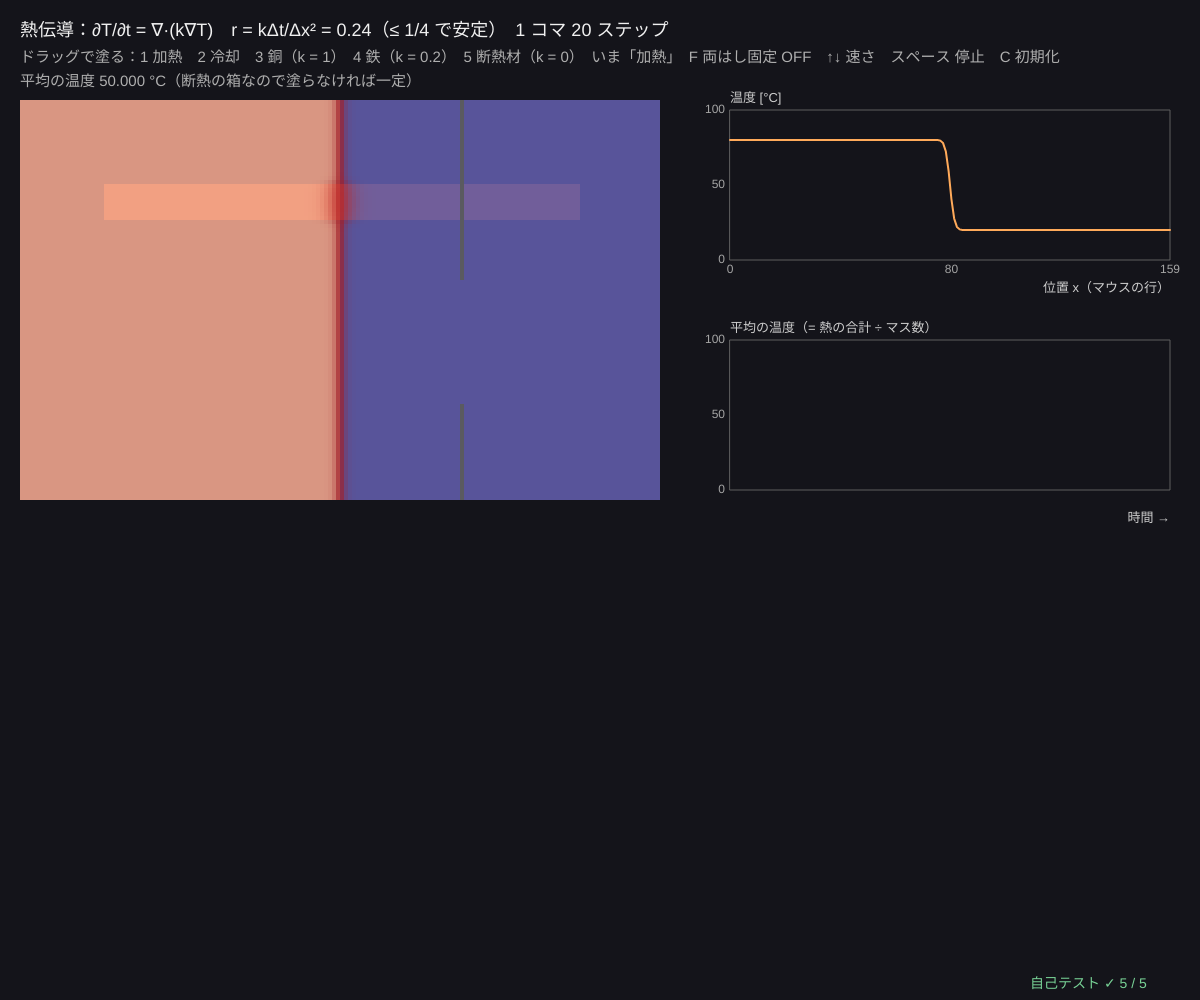
Frame 1 (no input)
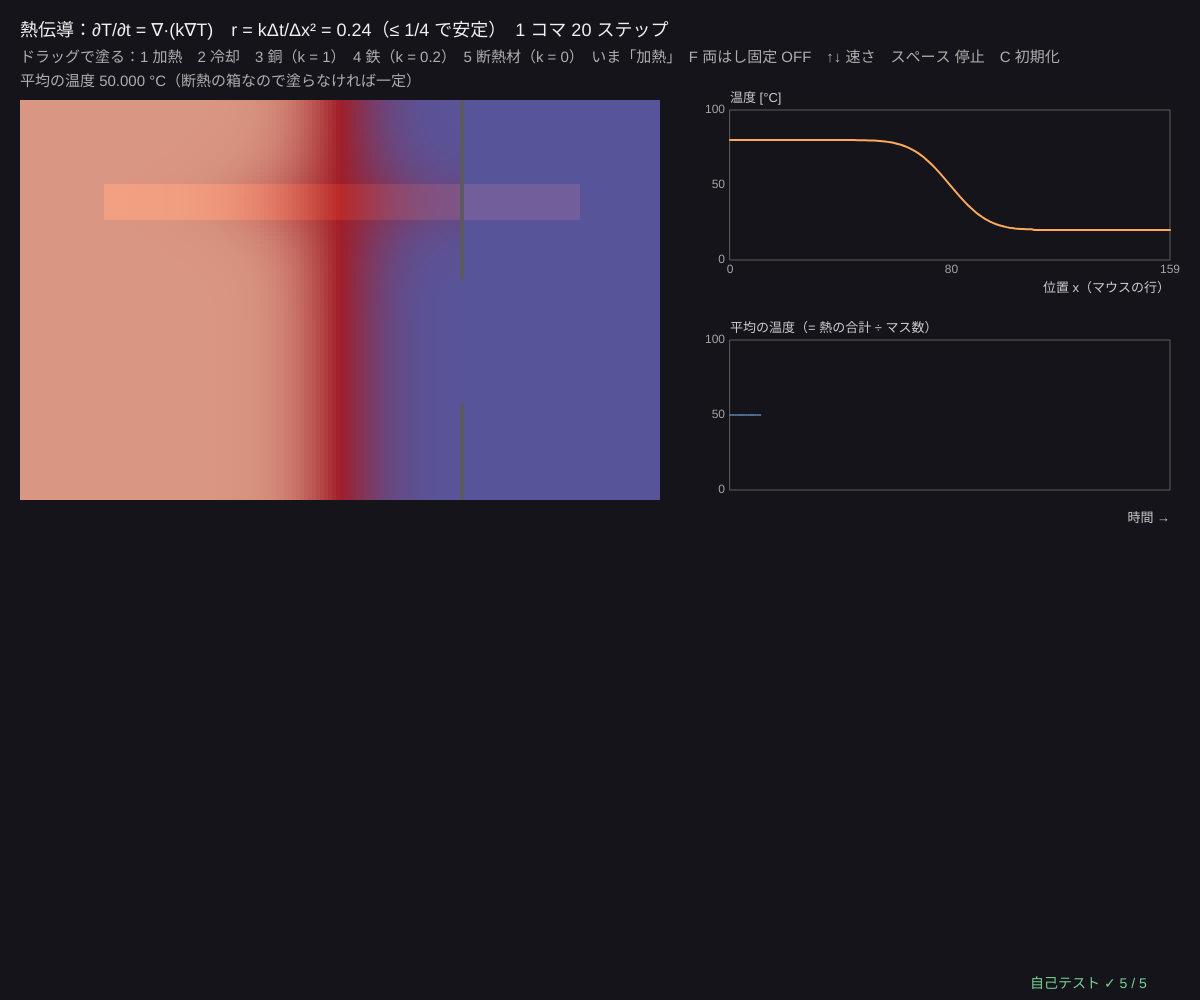
Frame 60 (no input)
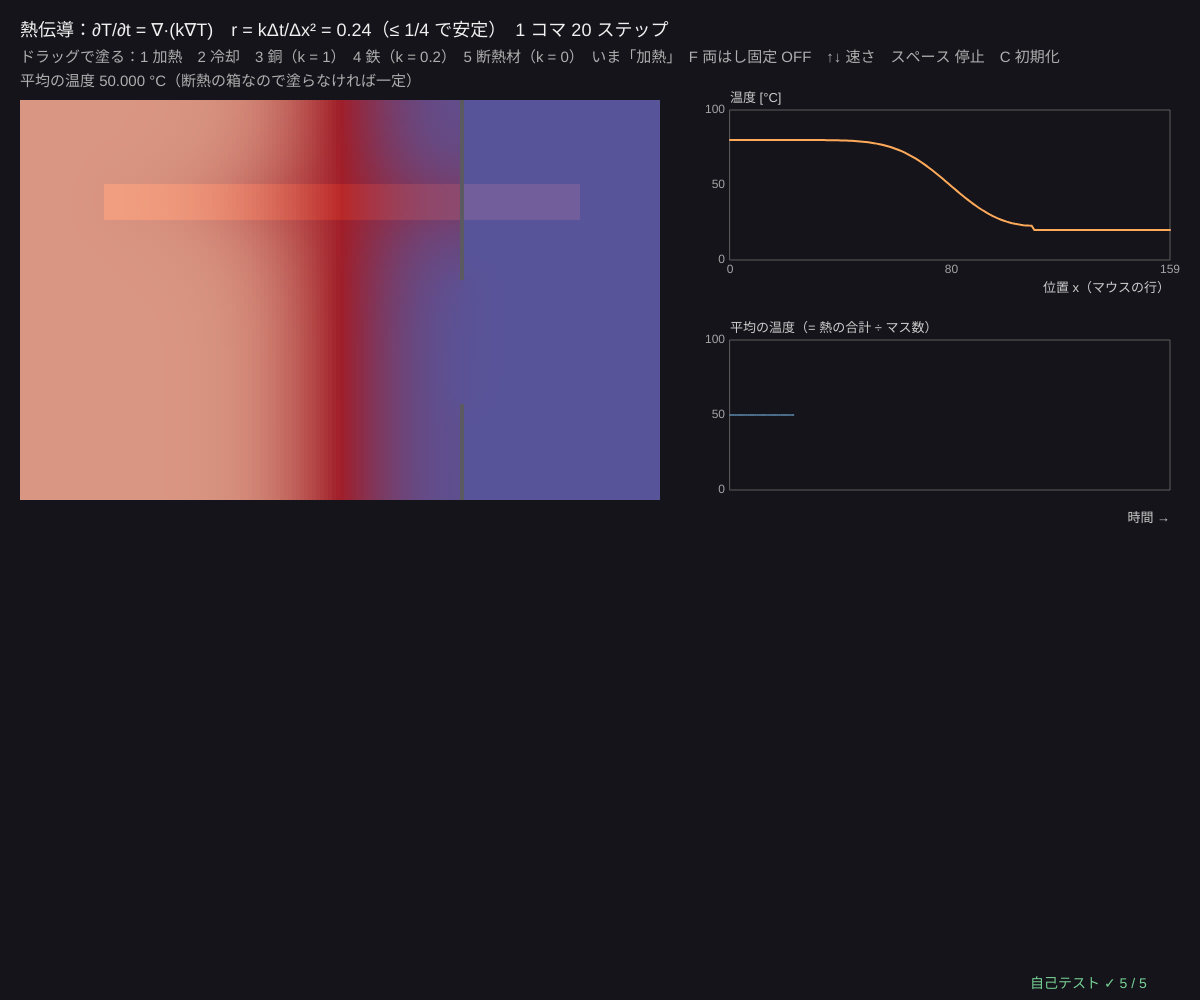
Frame 120 (the mouse pressed at the canvas centre since frame 60)

The p5.js sketch that drew these frames (run headless with seeded random() and noise() and a simulated clock; from frame 60 on, the mouse is pressed at the canvas centre):

// p5.js sketch
// ── sketch.js
// ============================================
// 02 熱伝導 ─ 2 次元の板の温度を、拡散方程式 ∂T/∂t = ∇·(k∇T) で計算する
// マス目ごとの温度を、となりとの温度差 × 熱伝導率 k だけ毎回やり取りする（陽解法の差分）
// 熱の流れ q = −k·(温度の傾き)（フーリエの法則）。周りは断熱なので、熱の合計は変わらずに一様になっていく
// 安定の条件：r = k·Δt/Δx² ≤ 1/4（2 次元）。ここでは r = 0.24 × k
// マウス：ドラッグで塗る（1 加熱　2 冷却　3 銅　4 鉄　5 断熱材）/ F 両はしを 100 °C と 0 °C に固定 / ↑↓ 速さ / スペース 停止 / C 初期化
// ============================================

const NX = 160, NY = 100;              // ★ マス目の数
const R_MAX = 0.24;                    // ★ r = k·Δt/Δx²（1/4 をこえると不安定！ 0.3 にしてみよう）
const MAT = { 3: { name: '銅', k: 1 }, 4: { name: '鉄', k: 0.2 }, 5: { name: '断熱材', k: 0 } };   // ★ 熱伝導率（銅 = 1 とした比。本物は銅 400、鉄 80 W/(m·K)）
let temp, spare, kap, fixedT, img, brush = 1, iters = 20, paused = false, fourier = false, heatLog = [], sx = 20, sy = 100, cell = 5;

function setup() {
  createCanvas(windowWidth, windowHeight);
  pixelDensity(1);
  img = createImage(NX, NY);
  cell = Math.max(2, Math.floor(Math.min((width * 0.62) / NX, (height - 170) / NY)));
  selfTest();
  initPlate();
}
function initPlate() {
  temp = new Float64Array(NX * NY); spare = new Float64Array(NX * NY); kap = new Float64Array(NX * NY).fill(0.2); fixedT = new Float64Array(NX * NY).fill(NaN);
  for (let y = 0; y < NY; y++) for (let x = 0; x < NX; x++) {
    let i = x + NX * y;
    temp[i] = x < NX / 2 ? 80 : 20;                                       // 左が熱い、右が冷たい
    if (y > 20 && y < 30 && x > 20 && x < 140) kap[i] = 1;               // 銅の棒
    if (x === 110 && (y < 45 || y > 75)) kap[i] = 0;                     // すき間のある断熱の壁
  }
  heatLog = [];
}
// 熱の 1 ステップ：面ごとの熱伝導率は両側の調和平均（どちらかが 0 なら流れない）
function faceK(a, b) { return a + b > 0 ? (2 * a * b) / (a + b) : 0; }
function heatStep(T, K, nx, ny, r, fix, out) {
  out = out || new Float64Array(T.length);
  for (let y = 0; y < ny; y++) for (let x = 0; x < nx; x++) {
    let i = x + nx * y, d = 0;
    if (x > 0) d += faceK(K[i], K[i - 1]) * (T[i - 1] - T[i]);
    if (x < nx - 1) d += faceK(K[i], K[i + 1]) * (T[i + 1] - T[i]);
    if (y > 0) d += faceK(K[i], K[i - nx]) * (T[i - nx] - T[i]);
    if (y < ny - 1) d += faceK(K[i], K[i + nx]) * (T[i + nx] - T[i]);
    out[i] = fix && !isNaN(fix[i]) ? fix[i] : T[i] + r * d;
  }
  return out;
}
function totalHeat(T) { let s = 0; for (let v of T) s += v; return s; }

function draw() {
  background(20, 20, 26);
  // ---- マウスで塗る
  let mx = Math.floor((mouseX - sx) / cell), my = Math.floor((mouseY - sy) / cell);
  if (mouseIsPressed && mx >= 0 && my >= 0 && mx < NX && my < NY) {
    for (let y = my - 3; y <= my + 3; y++) for (let x = mx - 3; x <= mx + 3; x++) {
      if (x < 0 || y < 0 || x >= NX || y >= NY || (x - mx) ** 2 + (y - my) ** 2 > 9) continue;
      let i = x + NX * y;
      if (brush === 1) temp[i] = 100; else if (brush === 2) temp[i] = 0; else kap[i] = MAT[brush].k;
    }
  }
  fixedT.fill(NaN);
  if (fourier) for (let y = 0; y < NY; y++) { fixedT[NX * y] = 100; fixedT[NX * y + NX - 1] = 0; }
  if (!paused) for (let k = 0; k < iters; k++) { let o = heatStep(temp, kap, NX, NY, R_MAX, fixedT, spare); spare = temp; temp = o; }
  if (frameCount % 4 === 0) { heatLog.push(totalHeat(temp) / (NX * NY)); if (heatLog.length > 200) heatLog.shift(); }

  // ---- 温度を色に
  img.loadPixels();
  for (let i = 0; i < NX * NY; i++) {
    let c = heatColor(temp[i]), o = 4 * i;
    if (kap[i] === 0) c = [90, 90, 96]; else if (kap[i] >= 1) c = [Math.min(255, c[0] + 25), c[1] + 10, c[2]];
    img.pixels[o] = c[0]; img.pixels[o + 1] = c[1]; img.pixels[o + 2] = c[2]; img.pixels[o + 3] = 255;
  }
  img.updatePixels(); noSmooth(); image(img, sx, sy, NX * cell, NY * cell); smooth();
  // マウスの行に白い線
  strokeWeight(1);
  if (mx >= 0 && my >= 0 && mx < NX && my < NY) { stroke(255); line(sx, sy + (my + 0.5) * cell, sx + NX * cell, sy + (my + 0.5) * cell); }

  // ---- グラフ：マウスの行の温度の分布、熱の合計
  let gx = sx + NX * cell + 70, gw = width - gx - 30;
  let g1 = { x: gx, y: sy + 10, w: gw, h: (NY * cell) / 2 - 50, x0: 0, x1: NX - 1, y0: 0, y1: 100 };
  plotAxes(g1, '位置 x（マウスの行）', '温度 [°C]', [0, 80, 159], [0, 50, 100]);
  let row = clampv(my, 0, NY - 1);
  stroke(255, 170, 90); strokeWeight(2); polyline(Array.from({ length: NX }, (_, x) => [gX(g1, x), gY(g1, temp[x + NX * row])]));
  let g2 = { x: gx, y: g1.y + g1.h + 80, w: gw, h: g1.h, x0: 0, x1: 200, y0: 0, y1: 100 };
  plotAxes(g2, '時間 →', '平均の温度（= 熱の合計 ÷ マス数）', [], [0, 50, 100]);
  stroke(130, 200, 255); polyline(heatLog.map((v, k) => [gX(g2, k), gY(g2, v)]));

  noStroke(); fill(240); textSize(18); textAlign(LEFT, BASELINE);
  text('熱伝導：∂T/∂t = ∇·(k∇T)　r = kΔt/Δx² = ' + R_MAX + '（≤ 1/4 で安定）　1 コマ ' + iters + ' ステップ', 20, 36);
  fill(175); textSize(15);
  text('ドラッグで塗る：1 加熱　2 冷却　3 銅（k = 1）　4 鉄（k = 0.2）　5 断熱材（k = 0）　いま「' + ['', '加熱', '冷却', '銅', '鉄', '断熱材'][brush] + '」　F 両はし固定 ' + (fourier ? 'ON' : 'OFF') + '　↑↓ 速さ　スペース 停止　C 初期化', 20, 62);
  let msg = '平均の温度 ' + (totalHeat(temp) / (NX * NY)).toFixed(3) + ' °C（断熱の箱なので塗らなければ一定）';
  if (fourier) { let q = 0; for (let y = 0; y < NY; y++) { let i = NX / 2 + NX * y; q += -faceK(kap[i], kap[i - 1]) * (temp[i] - temp[i - 1]); } msg = 'F：まん中を流れる熱 q = −k ΔT/Δx の合計 = ' + q.toFixed(2) + '（定常になると、どの断面でも同じ）'; }
  text(msg, 20, 86);
  drawSelfTest(width - 170, height - 12);
}
// 温度 → 色（0 °C 氷の青 → 50 °C 暗い赤 → 100 °C 白っぽい橙）
function heatColor(t) {
  let u = clampv(t / 100, 0, 1);
  if (u < 0.5) { let s = u / 0.5; return [40 + 120 * s, 120 - 90 * s, 230 - 190 * s]; }
  let s = (u - 0.5) / 0.5; return [160 + 95 * s, 30 + 200 * s, 40 + 150 * s];
}

function keyPressed() {
  if (key >= '1' && key <= '5') brush = +key;
  if (key === 'f' || key === 'F') fourier = !fourier;
  if (key === UP_ARROW) iters = Math.min(80, iters * 2);
  if (key === DOWN_ARROW) iters = Math.max(1, Math.floor(iters / 2));
  if (key === ' ') paused = !paused;
  if (key === 'c' || key === 'C') initPlate();
  return false;
}

// ---- 自己テスト
function selfTest() {
  selfTestResults = [];
  check('安定の条件 r = ' + R_MAX + ' ≤ 1/4（2 次元の陽解法）', R_MAX <= 0.25);
  seedRng(2);
  let n = 30, T = new Float64Array(n * n), K = new Float64Array(n * n);
  for (let i = 0; i < n * n; i++) { T[i] = 100 * rnd(); K[i] = rnd() < 0.2 ? 0 : 0.2 + 0.8 * rnd(); }
  let h0 = totalHeat(T); for (let k = 0; k < 300; k++) T = heatStep(T, K, n, n, R_MAX, null);
  check('周りが断熱なら熱の合計は変わらない（材質ばらばら、300 ステップで相対 1e-12）', Math.abs(totalHeat(T) / h0 - 1) < 1e-12);
  let C = new Float64Array(n * n).map((_, i) => ((i % n) + Math.floor(i / n)) % 2 ? 1 : -1), ones = new Float64Array(n * n).fill(1);
  let a = C, b = C; for (let k = 0; k < 20; k++) { a = heatStep(a, ones, n, n, 0.24, null); b = heatStep(b, ones, n, n, 0.3, null); }
  check('市松模様：r = 0.24 なら減衰（最大 ' + Math.max(...a).toFixed(3) + '）、r = 0.3 なら爆発（' + Math.max(...b).toFixed(0) + '）', Math.max(...a) < 1 && Math.max(...b) > 100);
  let L = 20, bar = new Float64Array(L), kb = new Float64Array(L).fill(1), fx = new Float64Array(L).fill(NaN); fx[0] = 100; fx[L - 1] = 0;
  for (let k = 0; k < 6000; k++) bar = heatStep(bar, kb, L, 1, 0.24, fx);
  check('両はし 100 °C と 0 °C の棒：定常状態は直線（フーリエの法則、誤差 1e-3）', bar.every((v, x) => near(v, 100 - (100 * x) / (L - 1), 1e-3)));
  let ks = new Float64Array(L).map((_, x) => (x < L / 2 ? 1 : 0.25)), bs = new Float64Array(L);
  for (let k = 0; k < 20000; k++) bs = heatStep(bs, ks, L, 1, 0.24, fx);
  let flux = [], Rsum = 0; for (let x = 1; x < L; x++) { let kf = faceK(ks[x], ks[x - 1]); flux.push(-kf * (bs[x] - bs[x - 1])); Rsum += 1 / kf; }
  check('銅 + 鉄をつないだ棒：どの面でも熱の流れが同じで、q = ΔT ÷ Σ(1/k) = ' + (100 / Rsum).toFixed(3), flux.every((q) => near(q, 100 / Rsum, 1e-4)));
  reportSelfTest();
}

// ---------- やってみよう ----------
// 1. 銅の棒と鉄の板で、熱が伝わる速さを比べよう。断熱の壁のすき間から熱がもれていく様子も
// 2. 3（銅）で板の上に線を描き、1 で片方のはしを温める。熱の「道」ができる？
// 3. F で両はしを固定すると、やがて温度は直線（一様な板）になる。q はどの断面でも同じ？
// 4. R_MAX を 0.3 にしてみよう（1/4 をこえる）。何が起きる？ なぜ？
// 5. MAT の k を変えて、自分の材質（ガラス・木など）を作ろう


// ==================================================
// ここから下は「熱力学の道具」（中身は読まなくても OK。消さないでね）
// ==================================================
// ---- 種つきの乱数（同じ種なら毎回同じ列）。シミュレーションと自己テストで使う
let rngState = 1;
function seedRng(s) { rngState = (s >>> 0) || 1; }
function rnd() {                       // 0〜1 の一様乱数（mulberry32）
  rngState = (rngState + 0x6d2b79f5) >>> 0;
  let t = rngState;
  t = Math.imul(t ^ (t >>> 15), t | 1);
  t ^= t + Math.imul(t ^ (t >>> 7), t | 61);
  return ((t ^ (t >>> 14)) >>> 0) / 4294967296;
}
function rndNormal() { let u = 1 - rnd(), v = rnd(); return Math.sqrt(-2 * Math.log(u)) * Math.cos(2 * Math.PI * v); }   // 標準正規分布
function clampv(v, a, b) { return v < a ? a : v > b ? b : v; }
// ---- グラフの道具：g = { x, y, w, h, x0, x1, y0, y1, logx, logy }
function gX(g, v) { let t = g.logx ? (Math.log(v) - Math.log(g.x0)) / (Math.log(g.x1) - Math.log(g.x0)) : (v - g.x0) / (g.x1 - g.x0); return g.x + clampv(t, -0.02, 1.02) * g.w; }
function gY(g, v) { let t = g.logy ? (Math.log(v) - Math.log(g.y0)) / (Math.log(g.y1) - Math.log(g.y0)) : (v - g.y0) / (g.y1 - g.y0); return g.y + g.h - clampv(t, -0.02, 1.02) * g.h; }
function plotAxes(g, xl, yl, xt, yt) {
  stroke(95); strokeWeight(1); noFill(); rect(g.x, g.y, g.w, g.h);
  noStroke(); fill(165); textSize(12); textAlign(CENTER, TOP);
  for (let v of xt) text(+v.toPrecision(3), gX(g, v), g.y + g.h + 4);
  textAlign(RIGHT, CENTER);
  for (let v of yt) text(+v.toPrecision(3), g.x - 5, gY(g, v));
  textAlign(LEFT, BASELINE); fill(205); textSize(13);
  text(xl, g.x + g.w - textWidth(xl), g.y + g.h + 32); text(yl, g.x, g.y - 8);
}
function polyline(pts) {               // 点が 2 つ以上あるときだけ折れ線を描く
  if (pts.length < 2) return;
  noFill(); beginShape(); for (let p of pts) vertex(p[0], p[1]); endShape();
}
// ---- 自己テストの道具
let selfTestResults = [];
function check(name, cond) { selfTestResults.push({ name, ok: !!cond }); }
function near(a, b, tol) { return a !== null && a !== undefined && isFinite(a) && Math.abs(a - b) <= (tol === undefined ? 1e-9 : tol); }
function reportSelfTest() { for (let r of selfTestResults) (r.ok ? console.log : console.error)((r.ok ? '✓ ' : '✗ ') + r.name); }
function selfTestLine() { let n = selfTestResults.filter((r) => r.ok).length; return '自己テスト ' + (n === selfTestResults.length ? '✓ ' : '✗ ') + n + ' / ' + selfTestResults.length; }
function drawSelfTest(x, y) { noStroke(); fill(selfTestResults.every((r) => r.ok) ? color(120, 210, 150) : color(255, 90, 90)); textSize(14); textAlign(LEFT, BASELINE); text(selfTestLine(), x, y); }
